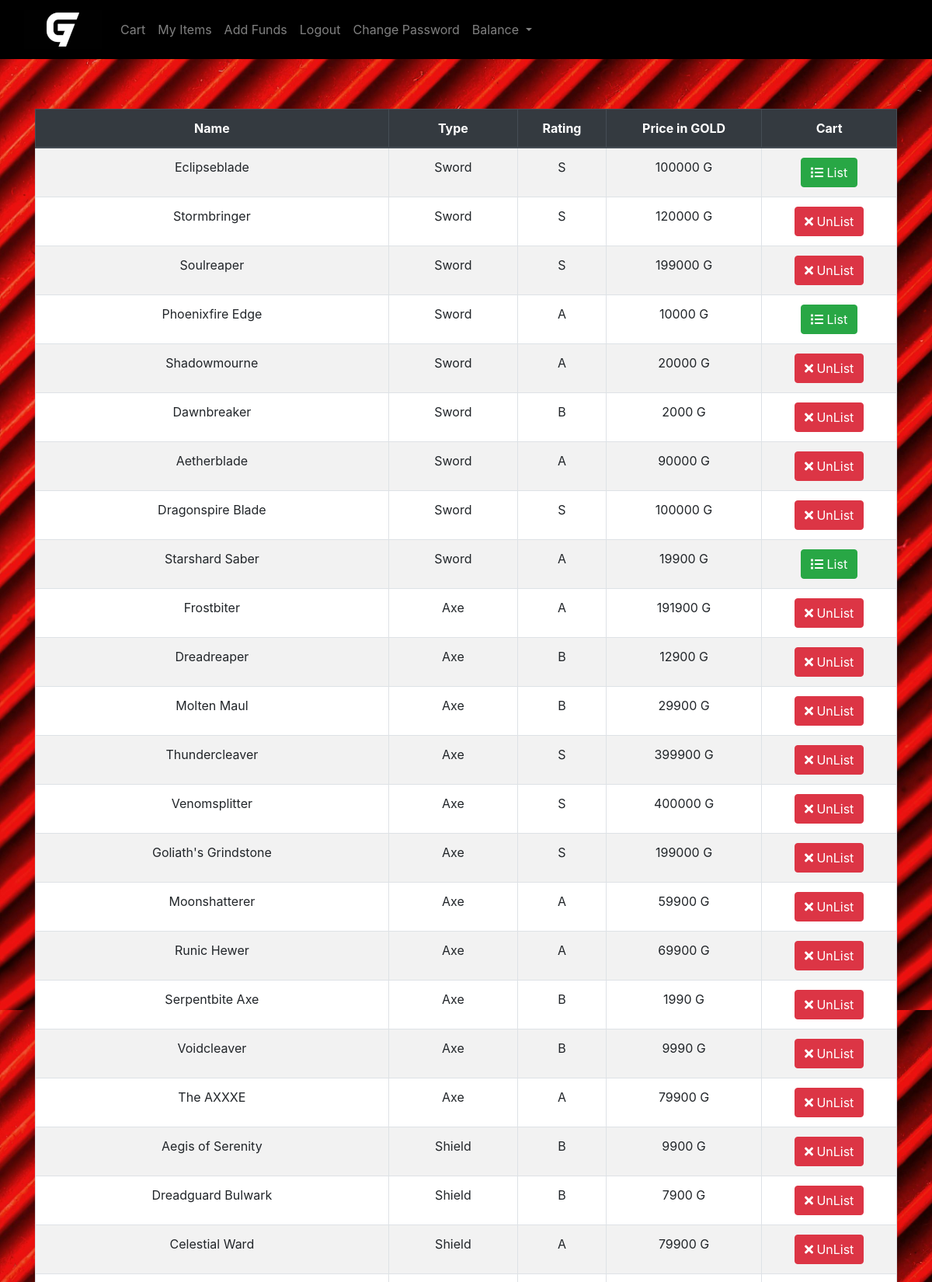
/objs (signed in, upper part), run on the app's committed database.
### tables this page shows
CREATE TABLE object(Object_ID int PRIMARY KEY,
Object_Name varchar(100),
Object_type varchar(20),
listing varchar(2),
rating varchar(1),
price int,
image_src varchar(1000));

### main.py (the view)
@app.get("/objs")
@login_required
async def my_items_get(request : Request):
    user = request.session.get("user")
    items = my_unlisted_objects(user)
    return templates.TemplateResponse("MyItems.html",{"request":request,"user":user,"items":items})

### templates/MyItems.html (shortened to what this page needs)
{% extends "layout.html" %}
{% block main %}
<div class="container mt-3">
    <table class="table table-hover table-striped table-bordered" style="background-color: white;">
        <thead class="thead-dark">
            <tr>
                <th>Name</th>
                <th>Type</th>
                <th>Rating</th>
                <th>Price in GOLD</th>
                <th>Cart</th>
            </tr>
        </thead>
        <tbody>
            {% for i in items %}
            <tr>
                <td style="background-color: white;">{{ i[1] }}</td>
                <td style="background-color: white;">{{ i[2] }}</td>
                <td style="background-color: white;">{{ i[4] }}</td>
                <td style="background-color: white;">{{ i[5] }} G</td>
                <td style="background-color: white;">
                    {% if i[3] == "UL" %}
                    <a href="{{ url_for('lister_user', ID=i[0]) }}" class="btn btn-success">
                        <i class="fas fa-list"></i> List
                    </a>
                    {% else %}
                    <a href="{{ url_for('unlister_user', ID=i[0]) }}" class="btn btn-danger">
                        <i class="fas fa-times"></i> UnList
                    </a>
                    {% endif %}
                </td>
            </tr>
            {% endfor %}
        </tbody>
    </table>
</div>
{% endblock %}

### templates/layout.html (style rules this page uses)
body { background-image: url("/static/background.jpg"); background-size: cover; background-position: center; background-repeat: repeat; height: 100vh; }

### data on the page
object: Object_Name "Eclipseblade", Object_type "Sword", rating "S", price "100000"
object: Object_Name "Stormbringer", Object_type "Sword", rating "S", price "120000"
object: Object_Name "Soulreaper", Object_type "Sword", rating "S", price "199000"
object: Object_Name "Phoenixfire Edge", Object_type "Sword", rating "A", price "10000"
object: Object_Name "Shadowmourne", Object_type "Sword", rating "A", price "20000"
object: Object_Name "Dawnbreaker", Object_type "Sword", rating "B", price "2000"
object: Object_Name "Aetherblade", Object_type "Sword", rating "A", price "90000"
object: Object_Name "Dragonspire Blade", Object_type "Sword", rating "S", price "100000"
object: Object_Name "Starshard Saber", Object_type "Sword", rating "A", price "19900"
object: Object_Name "Frostbiter", Object_type "Axe", rating "A", price "191900"
object: Object_Name "Dreadreaper", Object_type "Axe", rating "B", price "12900"
object: Object_Name "Molten Maul", Object_type "Axe", rating "B", price "29900"
object: Object_Name "Thundercleaver", Object_type "Axe", rating "S", price "399900"
object: Object_Name "Venomsplitter", Object_type "Axe", rating "S", price "400000"
object: Object_Name "Goliath's Grindstone", Object_type "Axe", rating "S", price "199000"
object: Object_Name "Moonshatterer", Object_type "Axe", rating "A", price "59900"
object: Object_Name "Runic Hewer", Object_type "Axe", rating "A", price "69900"
object: Object_Name "Serpentbite Axe", Object_type "Axe", rating "B", price "1990"
object: Object_Name "Voidcleaver", Object_type "Axe", rating "B", price "9990"
object: Object_Name "The AXXXE", Object_type "Axe", rating "A", price "79900"
object: Object_Name "Aegis of Serenity", Object_type "Shield", rating "B", price "9900"
object: Object_Name "Dreadguard Bulwark", Object_type "Shield", rating "B", price "7900"
object: Object_Name "Celestial Ward", Object_type "Shield", rating "A", price "79900"
